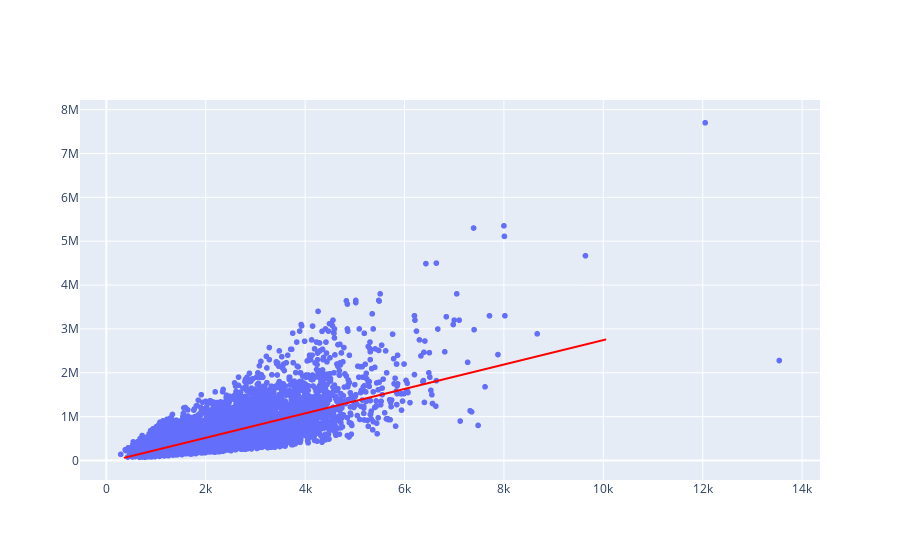

The notebook cell this image was saved under:
### Code cell
grafico1 = px.scatter(x = X_casas_treinamento.ravel(), y = y_casas_treinamento)
grafico2 = px.line(x = X_casas_teste.ravel(), y = previsoes)
grafico2.data[0].line.color = 'red'
grafico3 = go.Figure(data=grafico1.data + grafico2.data)
grafico3

### Figure 1 — Plotly figure (JSON) as saved in the notebook; plotly's stock layout.template omitted (floating-point values rounded to 4 significant figures; data arrays with more than 128 entries replaced by an {"elided": "..."} marker saying what was removed)
{"data": [{"hovertemplate": "x=%{x}<br>y=%{y}<extra></extra>", "legendgroup": "", "marker": {"color": "#636efa", "symbol": "circle"}, "mode": "markers", "name": "", "showlegend": false, "type": "scattergl", "x": {"elided": "15129 int values"}, "xaxis": "x", "y": {"elided": "15129 int values"}, "yaxis": "y"}, {"hovertemplate": "x=%{x}<br>y=%{y}<extra></extra>", "legendgroup": "", "line": {"color": "red", "dash": "solid"}, "marker": {"symbol": "circle"}, "mode": "lines", "name": "", "showlegend": false, "type": "scattergl", "x": {"elided": "6484 int values"}, "xaxis": "x", "y": {"elided": "6484 float values"}, "yaxis": "y"}], "layout": {}}
